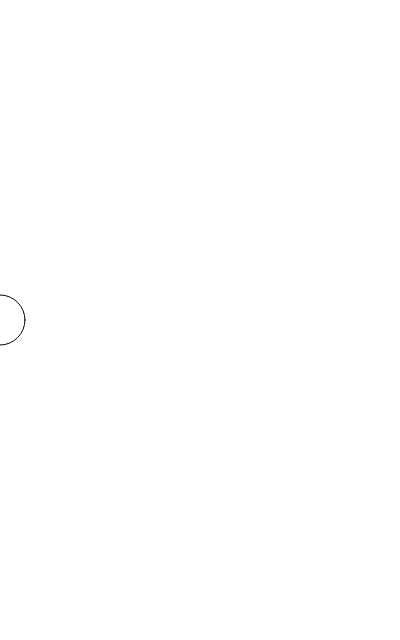
Frame 1 (no input)
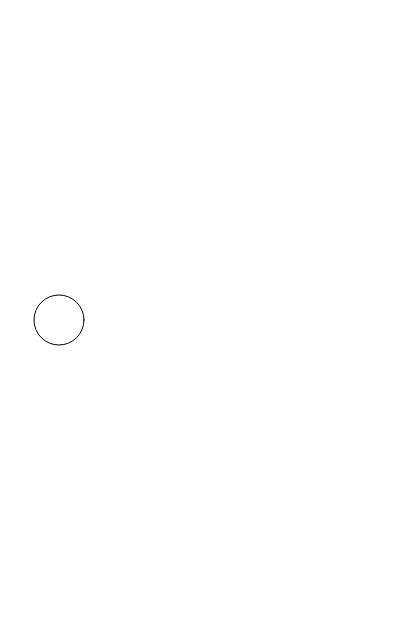
Frame 60 (no input)
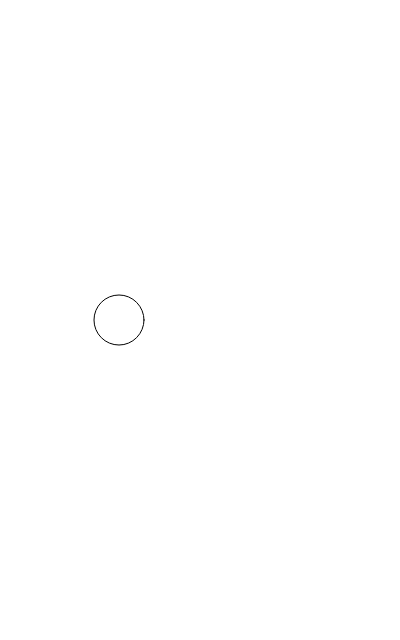
Frame 120 (the mouse pressed at the canvas centre since frame 60)

The p5.js sketch that drew these frames (run headless with seeded random() and noise() and a simulated clock; from frame 60 on, the mouse is pressed at the canvas centre):

// p5.js sketch
// ── sketch.js
var circleX = 0;

var circleY;

function setup() { 
  createCanvas(400, 640);
  circleY = height/2
  
} 

function draw() { 
  background(255);
  ellipseMode(CENTER);
  
  stroke(0);
  fill(255);
  
  ellipse(circleX, circleY, 50, 50);
  circleX += 1;
}
